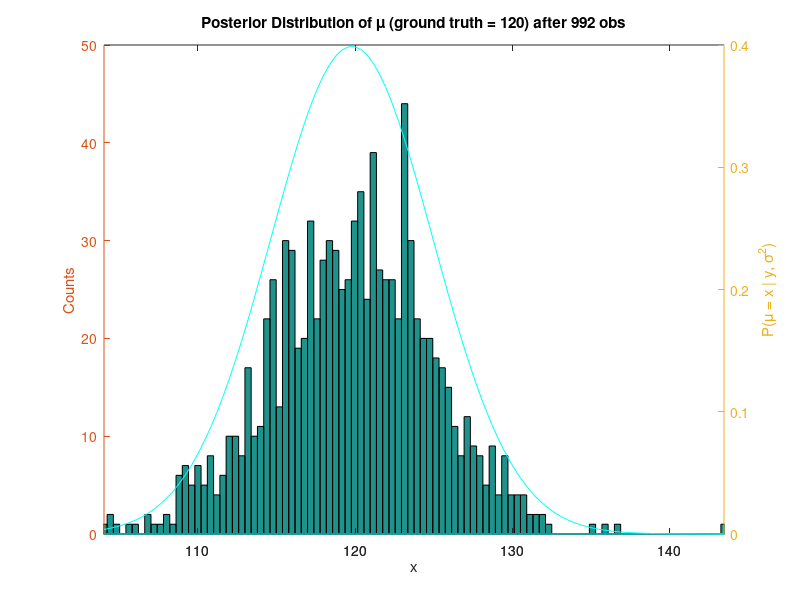

MATLAB code for this plot:
%% sample a bunch of data from a normal distribution with known mean and
% variance

mean_ground_truth = 120;
variance_ground_truth = 5^2;
y = randn(1000,1)*sqrt(variance_ground_truth)+ mean_ground_truth;

figure(1)
[n,x] = hist(y,100);
hist(y,100)
ylabel('Counts')
xlabel('x')

pause;

%% compute the posterior distribution given some prior

tau_0_squared = 10;
mu_0 = 100;
    clf
    hold on
    ax = plotyy(x,zeros(size(x)),x,normpdf(x,mu_0,tau_0_squared));
         

    set(get(ax(2),'YLabel'),'String','P(\mu = x | y, \sigma^2)');
    hold off
        title(['Posterior Distribution of \mu (ground truth = ' num2str(mean_ground_truth) ') after 0 obs'])
    pause

for n = 2:10:1000
    tau_n_squared = 1/(1/tau_0_squared + n/variance_ground_truth);
    y_bar = mean(y(1:n));
    mu_n = ((1/tau_0_squared) * mu_0 + (n / variance_ground_truth) * y_bar) / (1/tau_n_squared + n/variance_ground_truth);
    
    s_squared = 1/(n-1) * sum((y(1:n) - y_bar).^2);
    
    
    hist(y(1:n),100)
    title(['Posterior Distribution of \mu (ground truth = ' num2str(mean_ground_truth) ') after ' num2str(n) ' obs'])
    ylabel('Counts')
    xlabel('x')
    hold on
    ax = plotyy(x,zeros(size(x)),x,normpdf(x,mu_n,tau_n_squared));
        set(get(ax(2),'YLabel'),'String','P(\mu = x | y, \sigma^2)');
        
        
        
    bx = plotyy(x,zeros(size(x)),x,tpdf((x-y_bar)/((1+1/n)^(1/2) * sqrt(s_squared)),n-1));
     set(get(bx(2),'Children'),'Color',[0 1 1])
    hold off

    pause
end